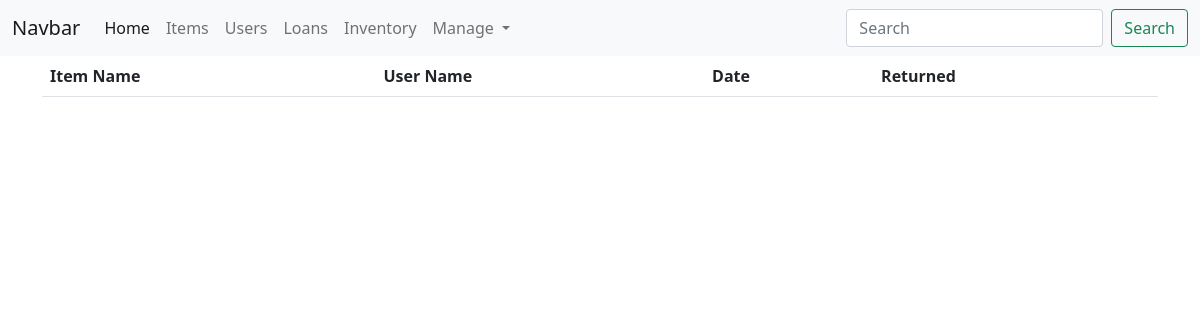
Page /loans on the earlier database version.
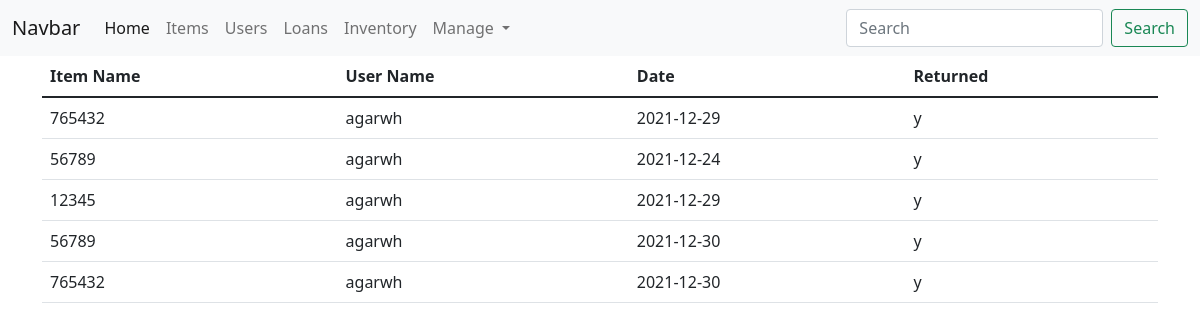
Same page on the later database version.
### tables this page shows
CREATE TABLE loans(
            id INTEGER PRIMARY KEY,
            item_id INTEGER NOT NULL,
            user_id INTEGER NOT NULL,
            date DATE NOT NULL,
            returned TEXT NOT NULL,
            
            FOREIGN KEY(item_id) REFERENCES item(id)
            FOREIGN KEY(user_id) REFERENCES user(id)
    
            );

### app.py (the view)
@app.route("/loans")
def loans():
    connection=sqlite3.connect(config.DB_FILE)
    connection.row_factory=sqlite3.Row
    cursor=connection.cursor()
    cursor.execute("SELECT * FROM loans")
    rows=cursor.fetchall()
    return render_template("loan_list.html", rows=rows)

### templates/loan_list.html
{% extends "base.html" %}
{% block content %}
<table class="table">
  <thead>
    <tr>
      <th scope="col">Item Name</th>
      <th scope="col">User Name</th>
      <th scope="col">Date</th>
      <th scope="col">Returned</th>
    </tr>
  </thead>
  <tbody>
  {% for row in rows %}
    <tr>
      <td>{{row.item_id}}</td>
      <td>{{row.user_id}}</td>
      <td>{{row.date}}</td>
      <td>{{row.returned}}</td>
    </tr>
  {% endfor %}
  </tbody>
</table>
{% endblock %}

### templates/base.html (shortened to what this page needs)
<!DOCTYPE html>
<html>
  <head>
    <link href="https://cdn.jsdelivr.net/npm/bootstrap@5.1.3/dist/css/bootstrap.min.css" rel="stylesheet">
  </head>
  <body>
    <nav class="navbar navbar-expand-lg navbar-light bg-light">
    <div class="container-fluid">
      <a class="navbar-brand" href="#">Navbar</a>
      <div class="collapse navbar-collapse" id="navbarSupportedContent">
        <ul class="navbar-nav me-auto mb-2 mb-lg-0">
          <li class="nav-item">
            <a class="nav-link active" aria-current="page" href="/">Home</a>
          </li>
          <li class="nav-item">
            <a class="nav-link" href="/items">Items</a>
          </li>
          <li class="nav-item">
            <a class="nav-link" href="/users">Users</a>
          </li>
          <li class="nav-item">
            <a class="nav-link" href="/loans">Loans</a>
          </li>
          <li class="nav-item">
            <a class="nav-link" href="/inventory">Inventory</a>
          </li>
          <li class="nav-item dropdown">
            <a class="nav-link dropdown-toggle" href="#" id="navbarDropdown" role="button" data-bs-toggle="dropdown" aria-expanded="false">
              Manage
            </a>
          </li>
        </ul>
        <form class="d-flex">
          <input class="form-control me-2" type="search" placeholder="Search" aria-label="Search">
          <button class="btn btn-outline-success" type="submit">Search</button>
        </form>
      </div>
    </div>
  </nav>
    <div class="container">
        {% block content %}{% endblock %}
      </div>
  </body>
</html>

Differences in the rows shown:
added loans: item_id "765432", user_id "agarwh", date "2021-12-29", returned "y"
added loans: item_id "56789", user_id "agarwh", date "2021-12-24", returned "y"
added loans: item_id "12345", user_id "agarwh", date "2021-12-29", returned "y"
added loans: item_id "56789", user_id "agarwh", date "2021-12-30", returned "y"
added loans: item_id "765432", user_id "agarwh", date "2021-12-30", returned "y"
